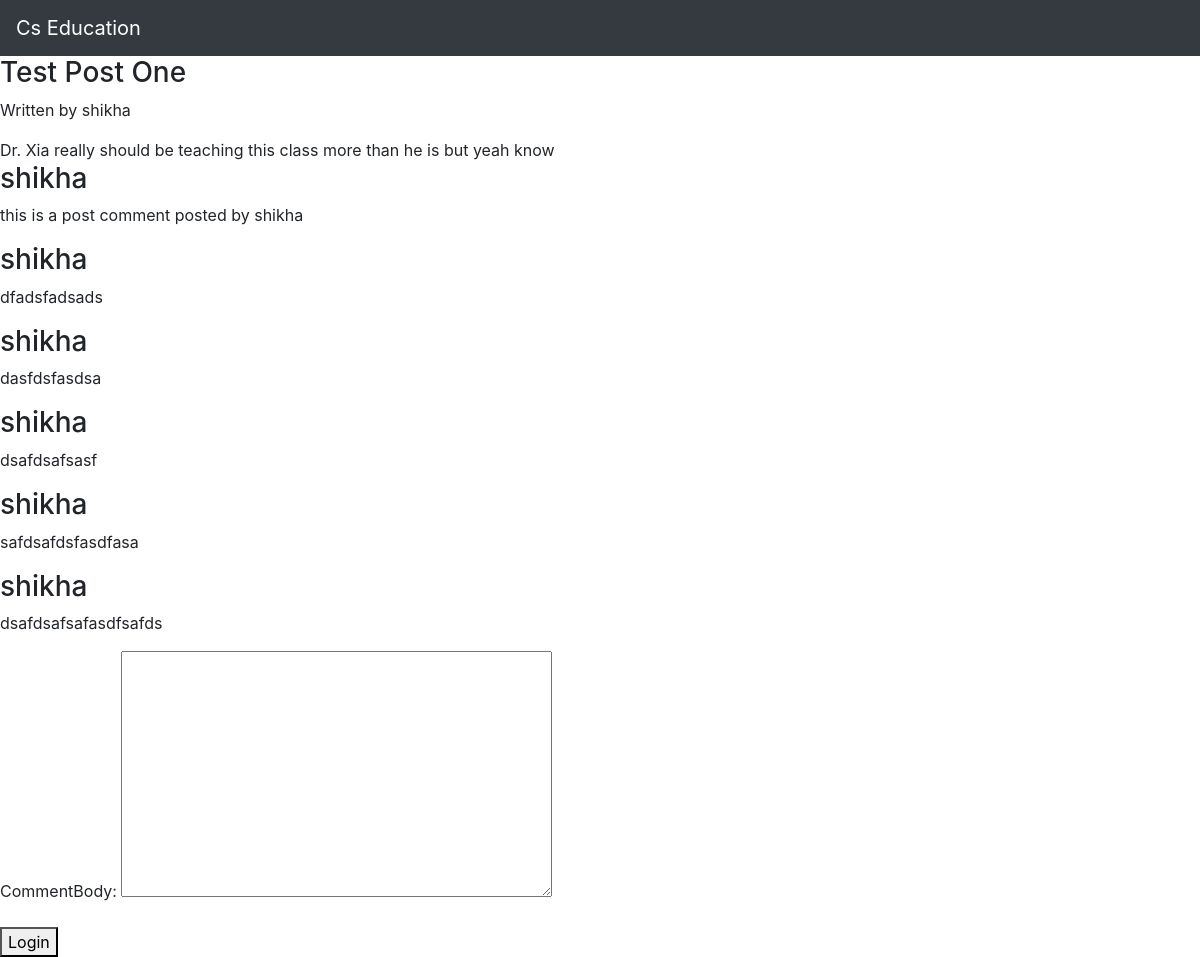
The app's page /posts/1/ with its own data.
### lms/models.py (models this page shows)
class Post(models.Model):
    title = models.CharField(max_length= 255)
    postBody = RichTextField()
    created_date = models.DateTimeField(auto_now_add=True)
    updated_date = models.DateTimeField(auto_now=True)
    author = models.ForeignKey(Profile, on_delete=models.CASCADE)

class Profile(AbstractUser):
    pass

class PostComment(models.Model):
    commentBody = models.TextField()
    created_date = models.DateTimeField(auto_now_add=True)
    updated_date = models.DateTimeField(auto_now=True)
    author = models.ForeignKey(Profile, on_delete=models.CASCADE)
    post = models.ForeignKey(Post, related_name="comments", on_delete=models.CASCADE)

### lms/views.py (the view)
# urls.py: path("posts/<int:post_id>/", views.view_post, name="view_post"),
def view_post(request, post_id):
    post = Post.objects.get(id=post_id)
    comments = PostComment.objects.filter(post=post_id)
    createPostCommentForm = CreatePostCommentForm()
    context = {
        "post": post,
        "comments": comments,
        "form": createPostCommentForm
    }
    return render(request, "pages/posts/view_post.html", context)

### lms/forms.py
class CreatePostCommentForm(forms.ModelForm):
    class Meta:
        model = PostComment
        fields = ['commentBody']

### templates/pages/posts/view_post.html (shortened to what this page needs)
{% extends 'base.html' %}
{% block content %}
<section class="discussion-post">
    <section class="post-header">
        <h3>{{post.title}}</h3>
        <p>Written by {{post.author.username}}</p>
    </section>
    <section class="post-body">
        {{post.postBody}}
    </section>
</section>
{% if comments %}
<section class="comments">
    {% for comment in comments %}
    <section class="comment">
        <section class="comment-header">
            <h3>{{comment.author}}</h3>
        </section>
        <section class="comment-body">
            <p>{{comment.commentBody}}</p>
        </section>
    </section>
    {% endfor %}
</section>
{% else %}
<p>There are no comments. Create one!</p>
{% endif %}
<form class="form" action="{% url 'create_post_comment' post_id=post.id %}" method="post">
    {{ form.as_p }}
    <button type="submit">Login</button>
</form>
{% endblock content %}

### records on screen
Post: title "Test Post One", author.username "shikha", postBody "Dr. Xia really should be teaching this class more than he is but yeah know"
PostComment: author "shikha", commentBody "this is a post comment posted by shikha"
PostComment: author "shikha", commentBody "dfadsfadsads"
PostComment: author "shikha", commentBody "dasfdsfasdsa"
PostComment: author "shikha", commentBody "dsafdsafsasf"
PostComment: author "shikha", commentBody "safdsafdsfasdfasa"
PostComment: author "shikha", commentBody "dsafdsafsafasdfsafds"
